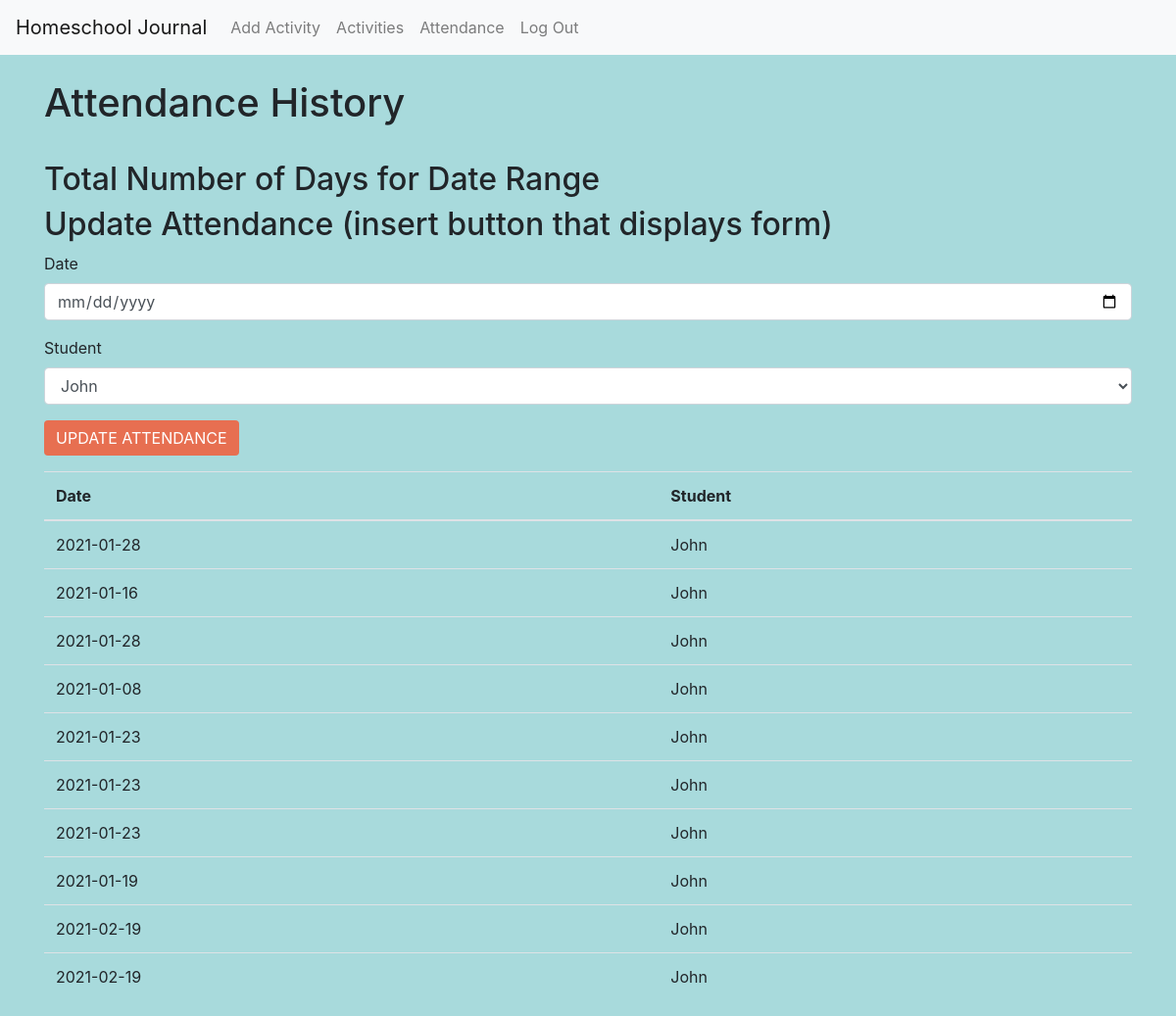
The page /attendance (signed in) on the database its author committed.
### app/models.py (models this page shows, shortened)
class Attendance(db.Model):
    id = db.Column(db.Integer, primary_key=True)
    user_id = db.Column(db.Integer, db.ForeignKey('user.id'), index=True)
    attendance_date = db.Column(db.String(64), index=True)
    student_id = db.Column(db.Integer, db.ForeignKey('student.id'))

class Student(db.Model):
    id = db.Column(db.Integer, primary_key=True)
    student_name = db.Column(db.String(64), index=True)
    user_id = db.Column(db.Integer, db.ForeignKey('user.id'))
    attendance = db.relationship('Attendance', backref='student', lazy='dynamic')
    activities = db.relationship('Activity', backref='student', lazy='dynamic')
    def __str__(self):
        return self.student_name

### app/routes.py (the view, shortened to what this page needs)
@app.route('/attendance', methods=('GET', 'POST'))
@login_required
def attend():
    attendance_records = current_user.attendance.all()
    students = current_user.students
    form = AddAttendanceForm()
    form.student.choices = students
    return render_template('attend.html', attendance_records=attendance_records, form=form)

### app/forms.py
class AddAttendanceForm(FlaskForm):
    attendance_date = DateField('Date', format='%Y-%m-%d', validators=[DataRequired()])
    student = SelectField(u'Student', choices=[])
    submit = SubmitField('Update Attendance')

### app/models.py (called while the page is built)
@login.user_loader
def load_user(id):
    return User.query.get(int(id))

### app/templates/attend.html (shortened to what this page needs)
{% extends 'base.html' %}
{% block content %}
    <div>
        <h1>Attendance History</h1>
        <h2>Total Number of Days for Date Range</h2>
        <h2>Update Attendance (insert button that displays form)</h2>
        <div class="formwrapper">
            <form method="POST" action="/attendance" class="form" role="form" novalidate>
                <div class="form-group">
                    {{ form.attendance_date.label }}
                    {{ form.attendance_date(class_='form-control') }}
                </div>
                <div class="form-group">
                    {{ form.student.label }}
                    {{ form.student(class_='form-control') }}
                </div>
                <p>{{ form.submit(class_='btn btn-primary') }}</p>
            </form>
        </div>
        <table class="table">
            <thead>
                <tr>
                    <th>Date</th>
                    <th>Student</th>
                </tr>
            </thead>
            <tbody>
                {% for record in attendance_records %}
                <tr>
                    <td>{{ record.attendance_date }}</td>
                    <td>{{ record.student }}</td>
                </tr>
                {% endfor %}
            </tbody>
        </table>
    </div>
{% endblock %}

### app/static/style.css (style rules this page uses)
body { background-color: #a8dadc; }
h1 { font-size: 40px; margin-top: 25px; margin-bottom: 35px; }
#submit, #modal-add-btn { background-color: #e76f51; text-transform: uppercase; border: none; }

### rows shown on the page
Attendance: attendance_date "2021-01-28", student "John"
Attendance: attendance_date "2021-01-16", student "John"
Attendance: attendance_date "2021-01-28", student "John"
Attendance: attendance_date "2021-01-08", student "John"
Attendance: attendance_date "2021-01-23", student "John"
Attendance: attendance_date "2021-01-23", student "John"
Attendance: attendance_date "2021-01-23", student "John"
Attendance: attendance_date "2021-01-19", student "John"
Attendance: attendance_date "2021-02-19", student "John"
Attendance: attendance_date "2021-02-19", student "John"
